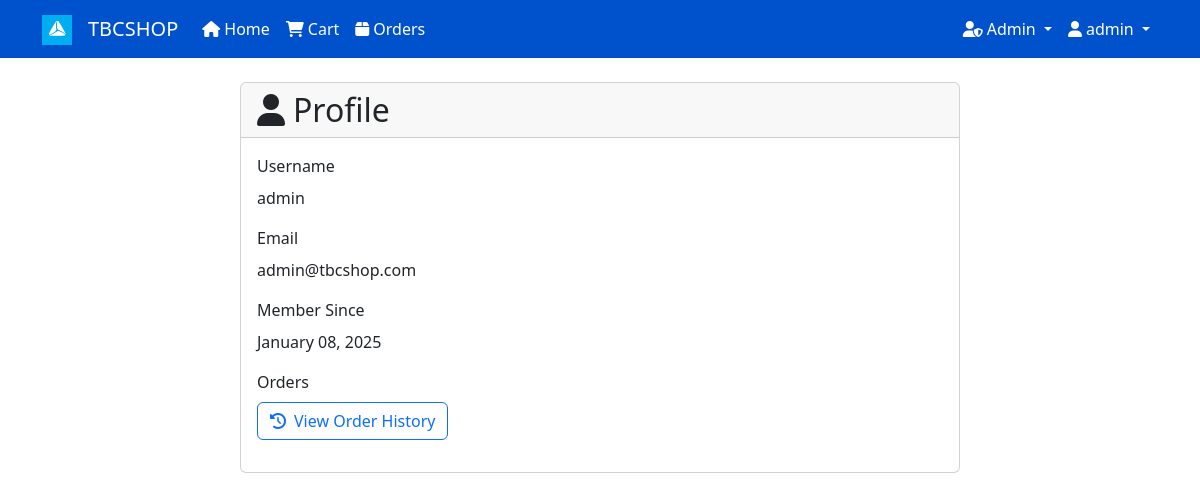
The app's page /profile (signed in) with its own data.
### models.py (models this page shows, shortened)
class User(db.Model, UserMixin):
    id = db.Column(db.Integer, primary_key=True)
    username = db.Column(db.String(20), unique=True, nullable=False)
    email = db.Column(db.String(120), unique=True, nullable=False)
    password_hash = db.Column(db.String(128), nullable=False)
    is_admin = db.Column(db.Boolean, default=False)
    date_joined = db.Column(db.DateTime, default=datetime.utcnow)
    cart_items = db.relationship('CartItem', backref='user', lazy=True)
    orders = db.relationship('Order', backref='user', lazy=True)

### app.py (the view)
@app.route('/profile')
@login_required
def profile():
    return render_template('profile.html')

### app.py (called while the page is built)
@login_manager.user_loader
def load_user(user_id):
    return User.query.get(int(user_id))

### website/templates/profile.html (shortened to what this page needs)
{% extends "base.html" %}
{% block content %}
<div class="container">
    <div class="row justify-content-center">
        <div class="col-md-8">
            <div class="card">
                <div class="card-header">
                    <h2 class="mb-0"><i class="fas fa-user me-2"></i>Profile</h2>
                </div>
                <div class="card-body">
                    <div class="mb-3">
                        <label class="form-label">Username</label>
                        <p class="form-control-static">{{ current_user.username }}</p>
                    </div>
                    <div class="mb-3">
                        <label class="form-label">Email</label>
                        <p class="form-control-static">{{ current_user.email }}</p>
                    </div>
                    <div class="mb-3">
                        <label class="form-label">Member Since</label>
                        <p class="form-control-static">{{ current_user.date_joined.strftime('%B %d, %Y') }}</p>
                    </div>
                    <div class="mb-3">
                        <label class="form-label">Orders</label>
                        <p class="form-control-static">
                            <a href="{{ url_for('orders') }}" class="btn btn-outline-primary">
                                <i class="fas fa-history me-2"></i>View Order History
                            </a>
                        </p>
                    </div>
                </div>
            </div>
        </div>
    </div>
</div>
{% endblock %}

### website/templates/base.html (shortened to what this page needs)
<!DOCTYPE html>
<html lang="en">
<head>
    <link href="https://cdn.jsdelivr.net/npm/bootstrap@5.3.0/dist/css/bootstrap.min.css" rel="stylesheet">
    <link href="https://cdnjs.cloudflare.com/ajax/libs/font-awesome/6.0.0/css/all.min.css" rel="stylesheet">
</head>
<body>
    <nav class="navbar navbar-expand-lg">
        <div class="container">
            <a class="navbar-brand" href="https://tbceducation.ge" target="_blank">
                <img src="{{ url_for('static', filename='images/tbc.png') }}" alt="TBC Logo" height="30">
            </a>
            <a class="navbar-brand" href="{{ url_for('home') }}">
                TBCSHOP
            </a>
            <div class="collapse navbar-collapse" id="navbarNav">
                <ul class="navbar-nav me-auto">
                    <li class="nav-item">
                        <a class="nav-link" href="{{ url_for('home') }}">
                            <i class="fas fa-home me-1"></i>Home
                        </a>
                    </li>
                    {% if current_user.is_authenticated %}
                    <li class="nav-item">
                        <a class="nav-link" href="{{ url_for('cart') }}">
                            <i class="fas fa-shopping-cart me-1"></i>Cart
                        </a>
                    </li>
                    <li class="nav-item">
                        <a class="nav-link" href="{{ url_for('orders') }}">
                            <i class="fas fa-box me-1"></i>Orders
                        </a>
                    </li>
                    {% endif %}
                </ul>
                <ul class="navbar-nav">
                    {% if current_user.is_authenticated %}
                        {% if current_user.is_admin %}
                        <li class="nav-item dropdown">
                            <a class="nav-link dropdown-toggle" href="#" id="adminDropdown" role="button" data-bs-toggle="dropdown">
                                <i class="fas fa-user-shield me-1"></i>Admin
                            </a>
                        </li>
                        {% endif %}
                        <li class="nav-item dropdown">
                            <a class="nav-link dropdown-toggle" href="#" id="userDropdown" role="button" data-bs-toggle="dropdown">
                                <i class="fas fa-user me-1"></i>{{ current_user.username }}
                            </a>
                        </li>
                    {% endif %}
                </ul>
            </div>
        </div>
    </nav>
    <div class="container mt-4">
        {% block content %}{% endblock %}
    </div>
</body>
</html>

### website/templates/base.html (style rules this page uses)
.navbar { background-color: #0052cc; }
.navbar-brand, .nav-link { color: white !important; }

### records on screen
User: username "admin", email "admin@tbcshop.com", date_joined "January 08, 2025"
